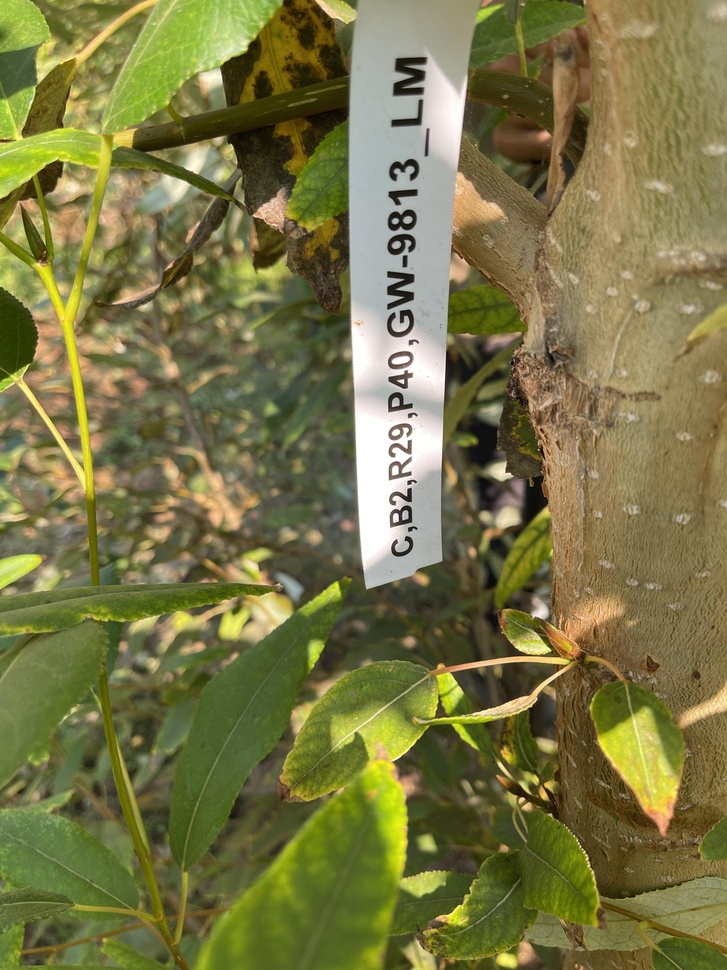
#> input picture sample_dataset/001FD477-9448-4514-BA0A-599AA304357C.jpg, 727 x 970 px, shrunk from 3024 x 4032 before the run
$ jupyter execute --allow-errors step1.ipynb
#> lines starting #> are read from the running program, lines starting #| are printed output that depends on the picture
[cell 1]
import os
import re
import cv2
import imutils
import numpy as np
import pandas as pd
from typing import Any
from openpyxl import Workbook
from paddleocr import PaddleOCR
from matplotlib import pyplot as plt
from tensorflow.keras.preprocessing import image as tfimage

[cell 2]
# type decls
cv2.Image = np.ndarray
cv2.Contour = np.ndarray

# shows an image on ipynb
def imshow(img: cv2.Image) -> None:
    plt.axis('off')
    plt.grid(False)
    plt.imshow(cv2.cvtColor(img, cv2.COLOR_BGR2RGB))
    plt.show()

# grayscale an image (easy function call)
def grayscale(img: cv2.Image) -> cv2.Image:
    return cv2.cvtColor(img, cv2.COLOR_BGR2GRAY)

Defines image processor to center the text in the image

[cell 3]
# find threshold for the image
def process_image(img: cv2.Image, strength: int = 1) -> cv2.Image:
    gray = grayscale(img)
    blur = tfimage.img_to_array(cv2.medianBlur(gray, 5), dtype='uint8')
    thresh = cv2.adaptiveThreshold(blur, 255, cv2.ADAPTIVE_THRESH_GAUSSIAN_C, cv2.THRESH_BINARY, 21, strength)
    return thresh

# test the process_image function
def test(filename: str) -> None:
    img = cv2.imread(filename)
#> img is the input picture: shape (970, 727, 3); mean B, G, R 69.7, 118, 121.1
    imshow(img)
    imshow(process_image(img, strength=1))
#> in grayscale, `return cv2.cvtColor(img, cv2.COLOR_BGR2GRAY)`:
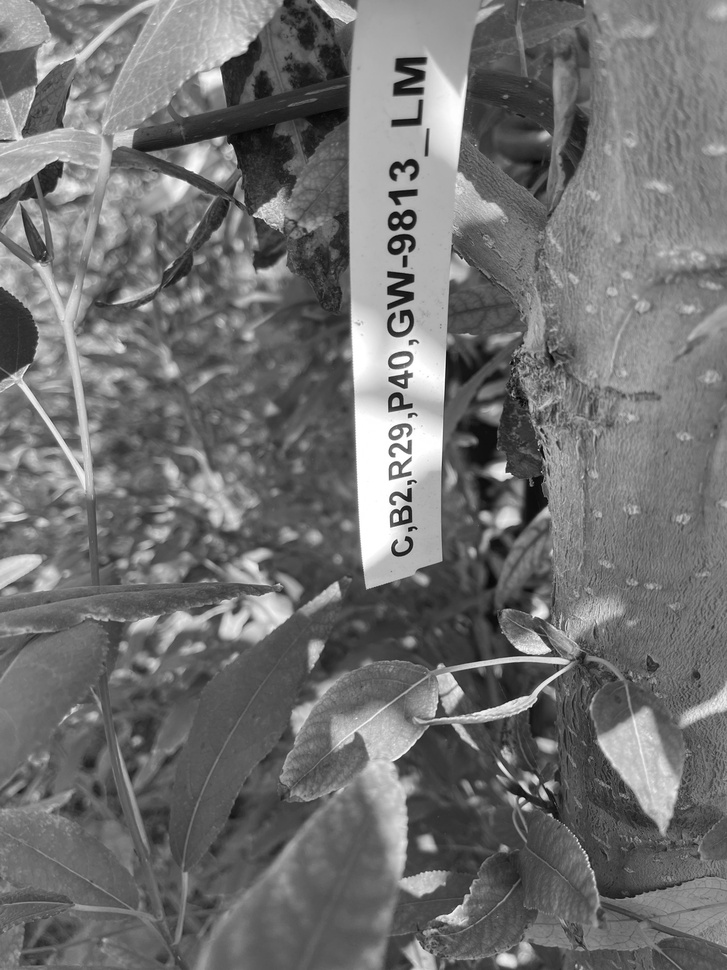
#> returned value: shape (970, 727); min 2, max 255, mean 113.4
#> (the call stopped at in process_image, `blur = tfimage.img_to_array(cv2.medianBlur(gray, 5), dtype='uint8')`: tensorflow is not available in this run)
    imshow(process_image(img, strength=-2))
#> (the call stopped at in process_image, `blur = tfimage.img_to_array(cv2.medianBlur(gray, 5), dtype='uint8')`: tensorflow is not available in this run)

test("sample_dataset/001FD477-9448-4514-BA0A-599AA304357C.jpg")


$ run again, with sample_dataset/0039079E-9FAB-4507-8753-6D33075B0CBC.jpg copied over sample_dataset/001FD477-9448-4514-BA0A-599AA304357C.jpg
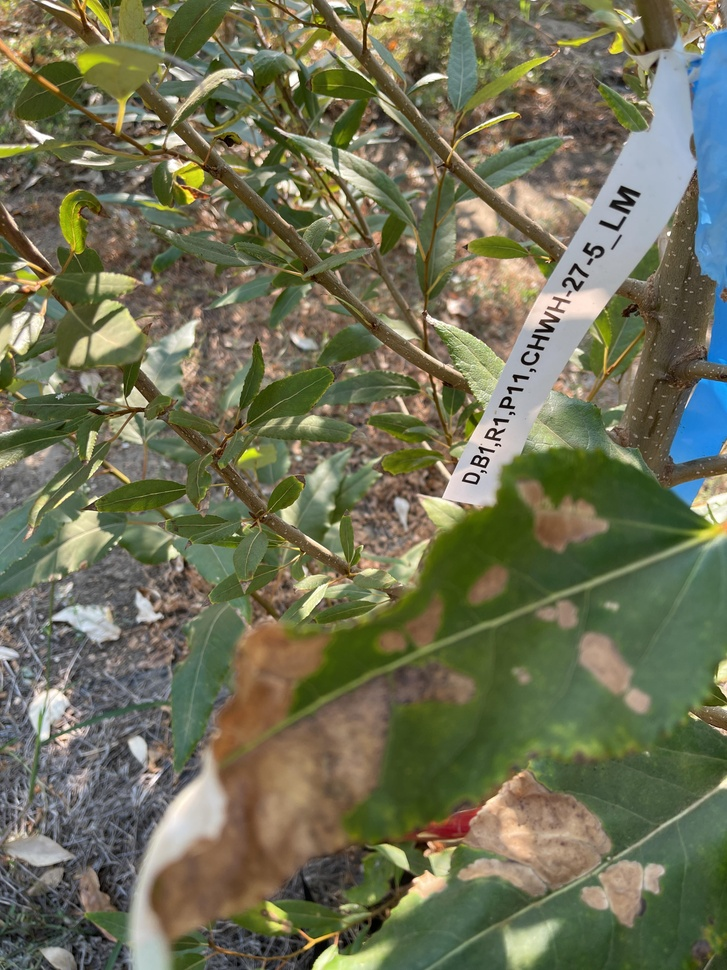
#> input picture sample_dataset/0039079E-9FAB-4507-8753-6D33075B0CBC.jpg, 727 x 970 px, shrunk from 3024 x 4032 before the run
#> in test, img is the input picture: shape (970, 727, 3); mean B, G, R 86.2, 112.4, 111.3
#> in grayscale, `return cv2.cvtColor(img, cv2.COLOR_BGR2GRAY)`:
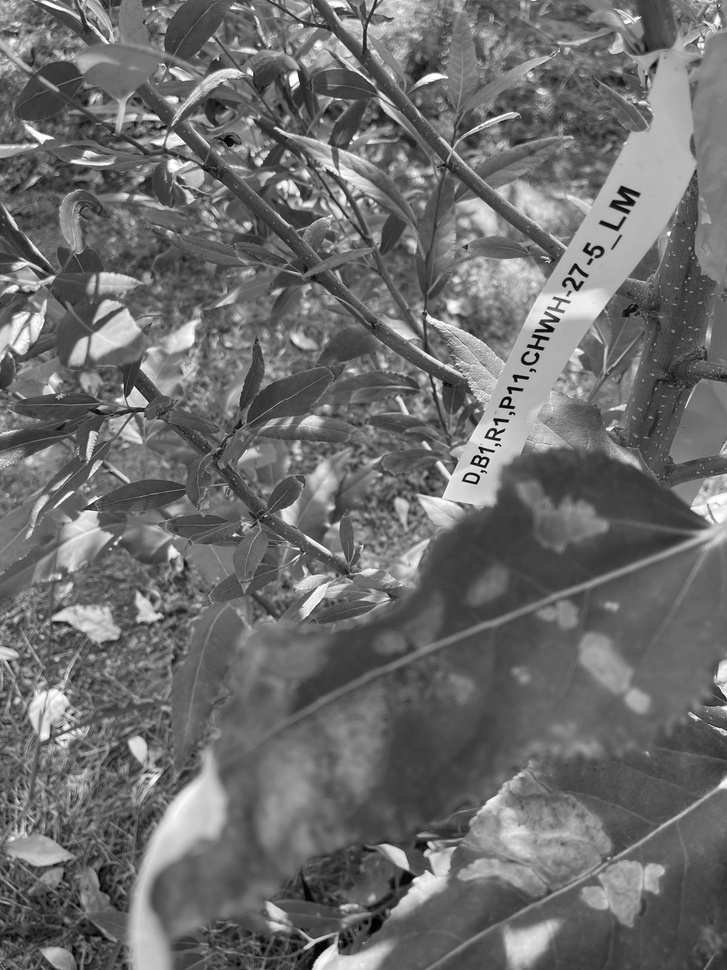
#> returned value: shape (970, 727); min 0, max 255, mean 109.1

$ run again, with sample_dataset/005A1241-A9F6-4E1F-8901-5B03F2CA0070.jpg copied over sample_dataset/001FD477-9448-4514-BA0A-599AA304357C.jpg
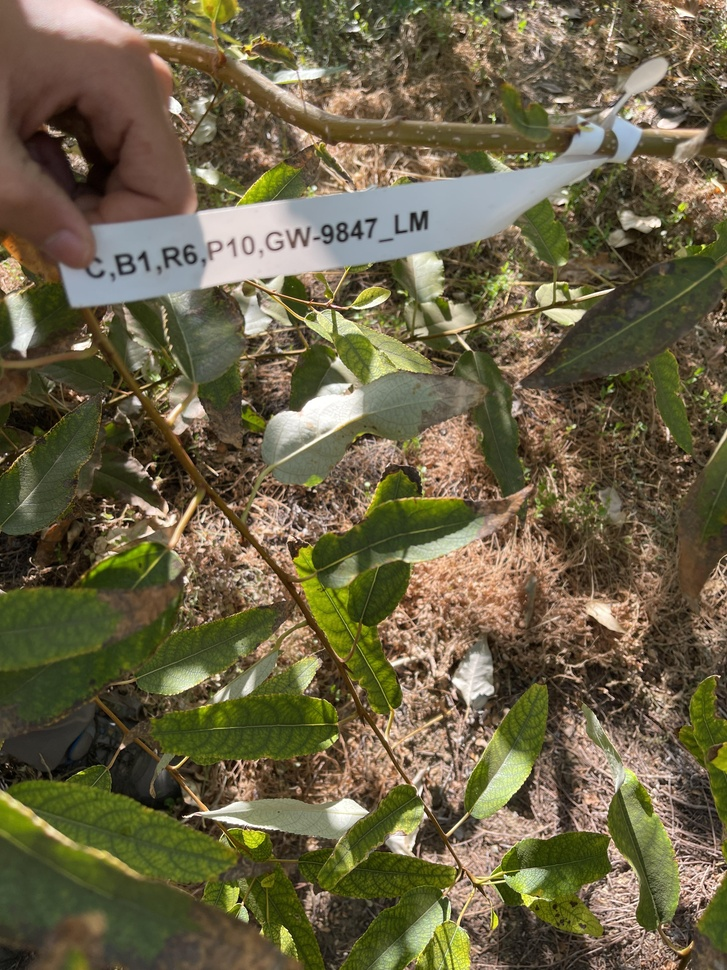
#> input picture sample_dataset/005A1241-A9F6-4E1F-8901-5B03F2CA0070.jpg, 727 x 970 px, shrunk from 3024 x 4032 before the run
#> in test, img is the input picture: shape (970, 727, 3); mean B, G, R 70, 98.8, 107.5
#> in grayscale, `return cv2.cvtColor(img, cv2.COLOR_BGR2GRAY)`:
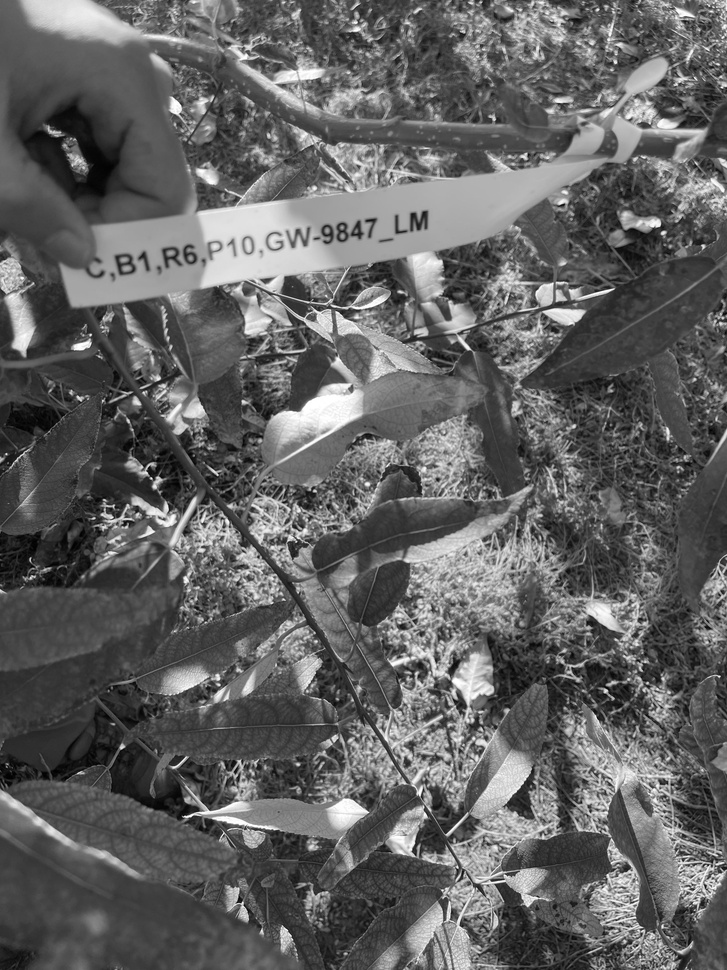
#> returned value: shape (970, 727); min 0, max 255, mean 98.1

$ run again, with sample_dataset/00867E2E-5922-45F0-B89F-B1FC6C0FDABF.jpg copied over sample_dataset/001FD477-9448-4514-BA0A-599AA304357C.jpg
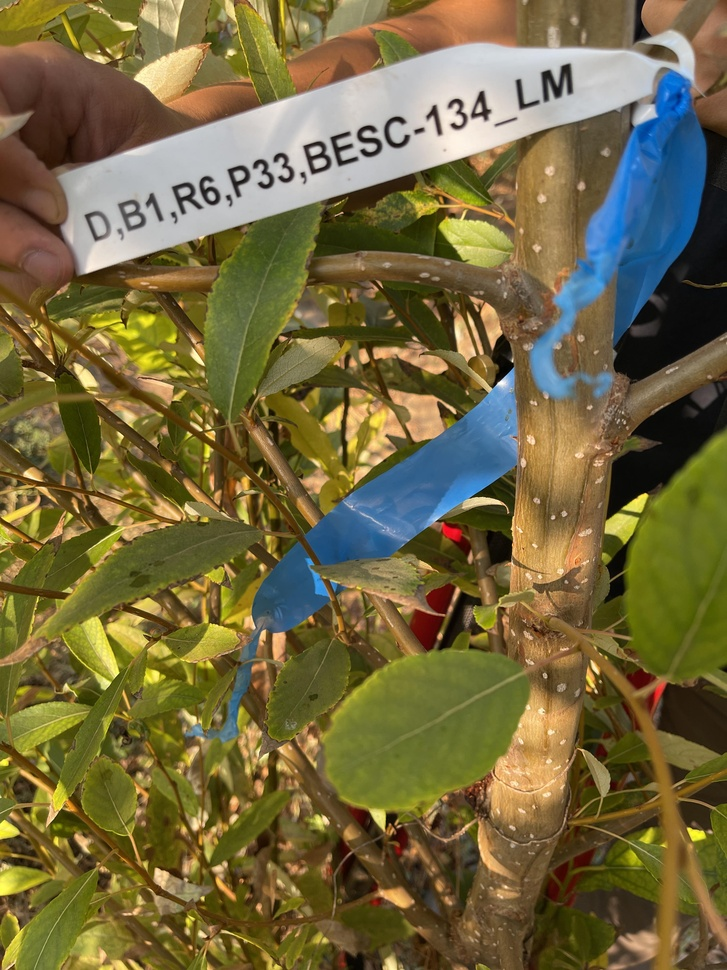
#> input picture sample_dataset/00867E2E-5922-45F0-B89F-B1FC6C0FDABF.jpg, 727 x 970 px, shrunk from 3024 x 4032 before the run
#> in test, img is the input picture: shape (970, 727, 3); mean B, G, R 63.5, 104.4, 115.3
#> in grayscale, `return cv2.cvtColor(img, cv2.COLOR_BGR2GRAY)`:
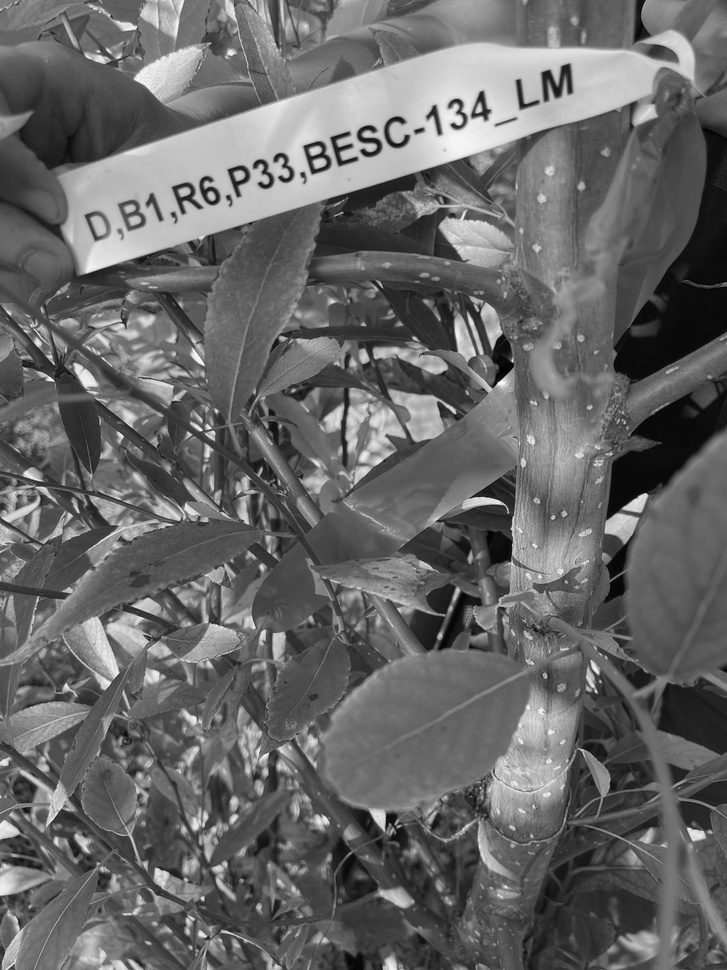
#> returned value: shape (970, 727); min 1, max 254, mean 103
